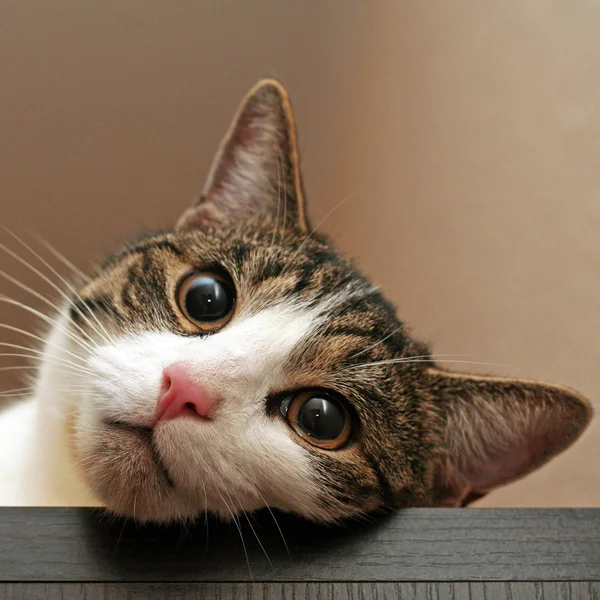
#> input picture Lab 2/Lab 2.2/catto.jpg, 600 x 600 px
$ jupyter execute 'Lab 2.2.ipynb'
#> lines starting #> are read from the running program, lines starting #| are printed output that depends on the picture
#Lab 2.2 Image Histograms Equalization

[cell 1]
import cv2
import numpy as np
import matplotlib.pyplot as plt

img = cv2.imread("catto.jpg")
#> img is the input picture: shape (600, 600, 3); mean B, G, R 91.2, 111.1, 132.4
img = cv2.cvtColor(img, cv2.COLOR_BGR2RGB)

b, g, r = cv2.split(img)
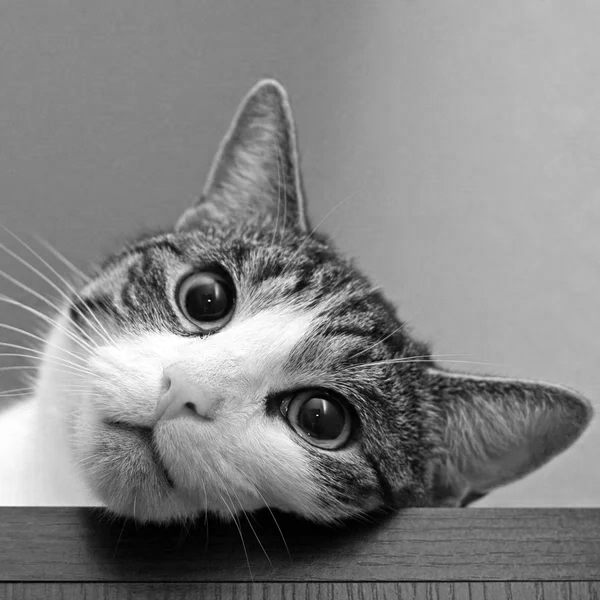
#> b: shape (600, 600); min 0, max 255, mean 132.4
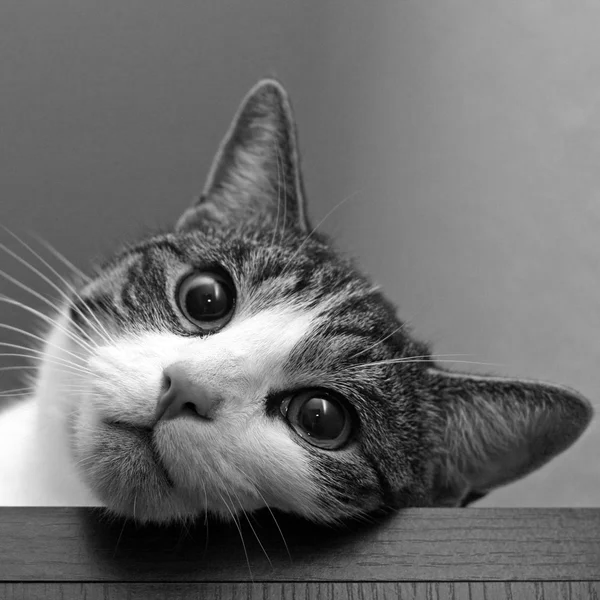
#> g: shape (600, 600); min 0, max 255, mean 111.1
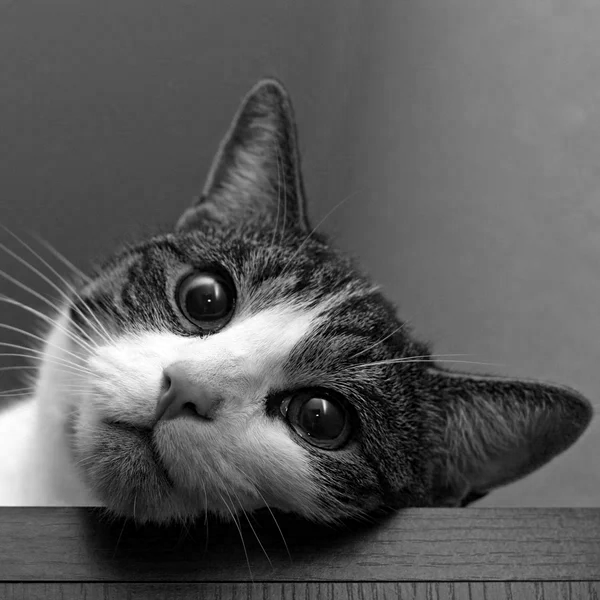
#> r: shape (600, 600); min 0, max 255, mean 91.2

equalized_b = cv2.equalizeHist(b)
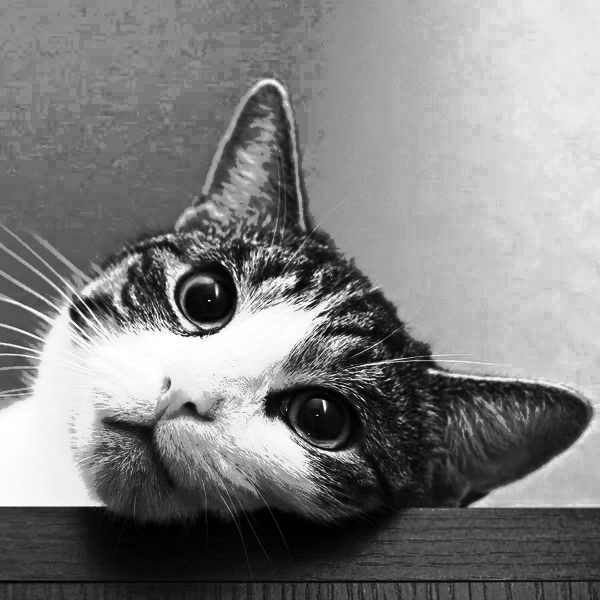
#> equalized_b: shape (600, 600); min 0, max 255, mean 128.5
equalized_g = cv2.equalizeHist(g)
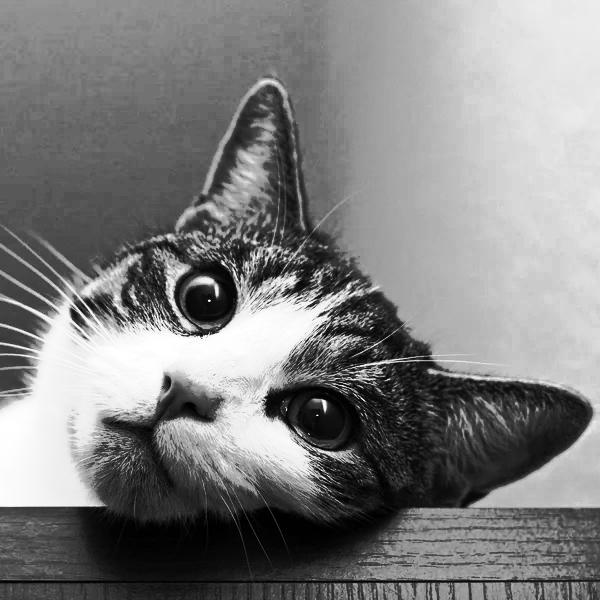
#> equalized_g: shape (600, 600); min 0, max 255, mean 128.4
equalized_r = cv2.equalizeHist(r)
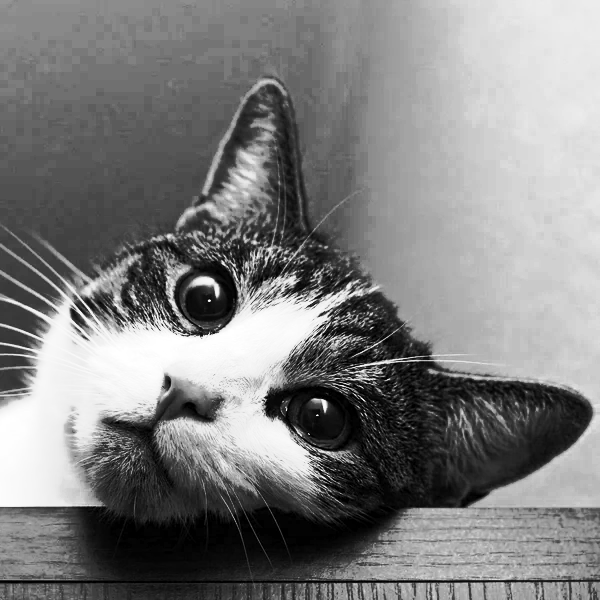
#> equalized_r: shape (600, 600); min 0, max 255, mean 127.7

equalized_img = cv2.merge((equalized_b, equalized_g, equalized_r))
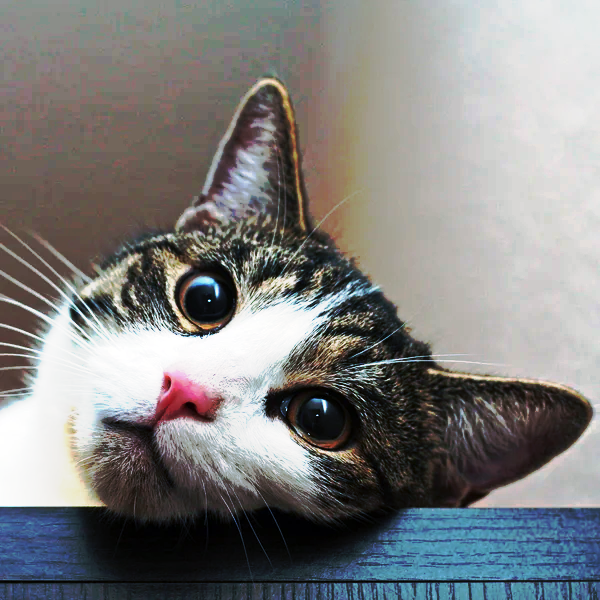
#> equalized_img: shape (600, 600, 3); mean R, G, B 128.5, 128.4, 127.7

rows = 2
cols = 2

fig = plt.figure(figsize=(17, 10))

fig.add_subplot(rows,cols,1)
plt.imshow(img)
plt.title("Original Image")

plt.subplot(rows,cols,2)
color = ('b','g','r')
for i,col in enumerate(color):
    hist = cv2.calcHist([img],[i],None,[256],[0,256])
    plt.plot(hist,color = col)
    plt.xlim([0,256])
plt.title("Histogram of Original Image")

fig.add_subplot(rows,cols,3)
plt.imshow(equalized_img)
plt.title("Equalized Image")

plt.subplot(rows,cols,4)
color = ('b','g','r')
for i,col in enumerate(color):
    hist = cv2.calcHist([equalized_img],[i],None,[256],[0,256])
    plt.plot(hist,color = col)
    plt.xlim([0,256])
plt.title("Histogram of Equalized Image")


plt.show()
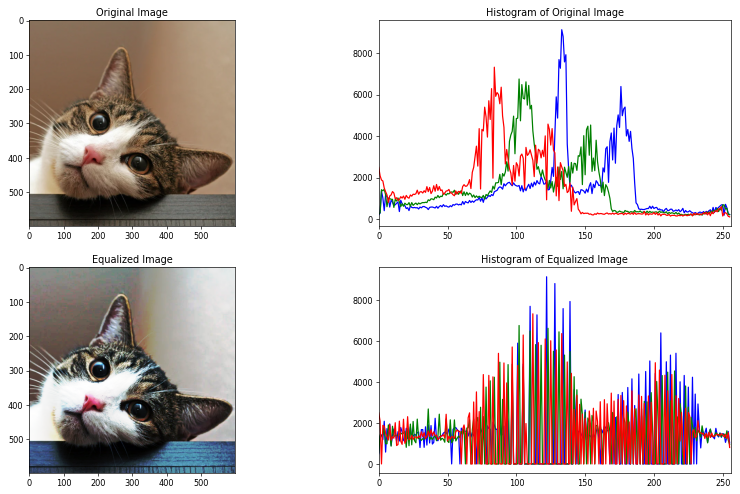
#> figure drawn by matplotlib, 4 panels; panel 2: curve peaks at x = 133, y = 9136; panel 2: curve peaks at x = 102, y = 6758; panel 2: curve peaks at x = 84, y = 7328; panel 4: curve peaks at x = 122, y = 9136
